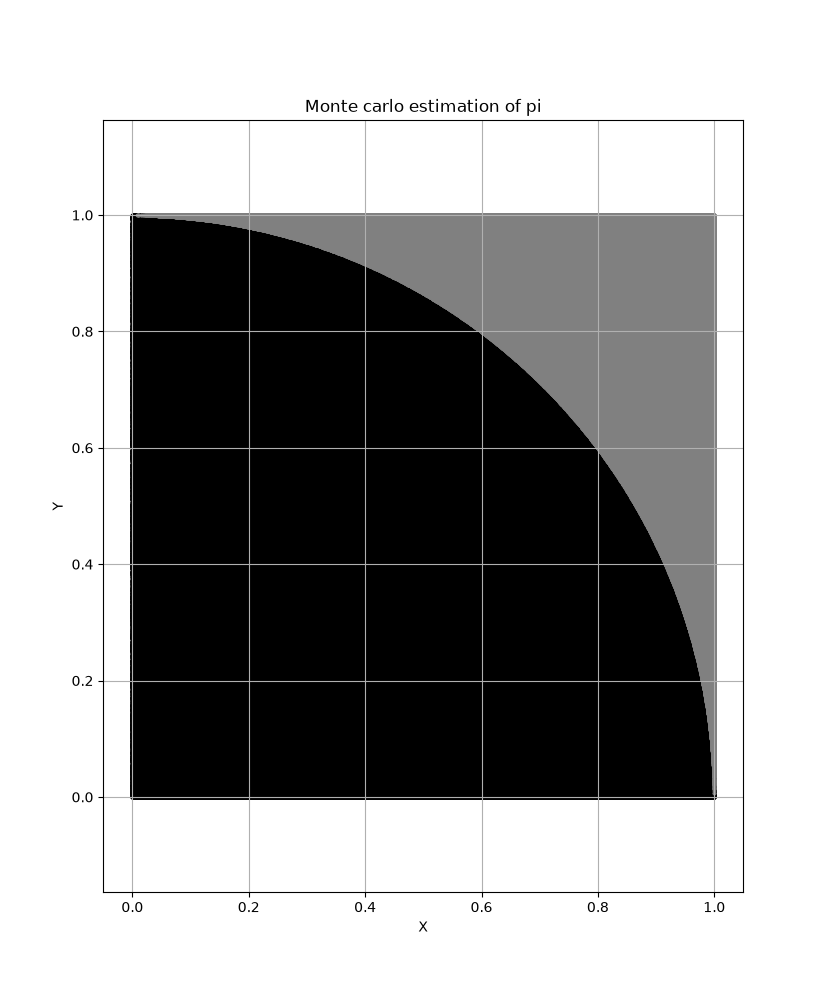

The script that drew this image:
import numpy as np
import matplotlib.pyplot as plt

N=10000000
X=np.random.rand(N)
Y=np.random.rand(N)

inside = X**2 + Y**2 <=1
pi = 4*np.sum(inside)/(N)

print("Estimated value of pi : ", pi)
print("Actual value of pi : ",np.pi)

plt.figure(figsize=(10,8))
plt.scatter(X[inside],Y[inside],c='k',s=3,label="inside")
plt.scatter(X[~inside],Y[~inside],c='gray',s=3,label="outside")
plt.xlabel("X")
plt.ylabel("Y")
plt.title("Monte carlo estimation of pi")
plt.axis("equal")
plt.grid(True)
plt.show()
